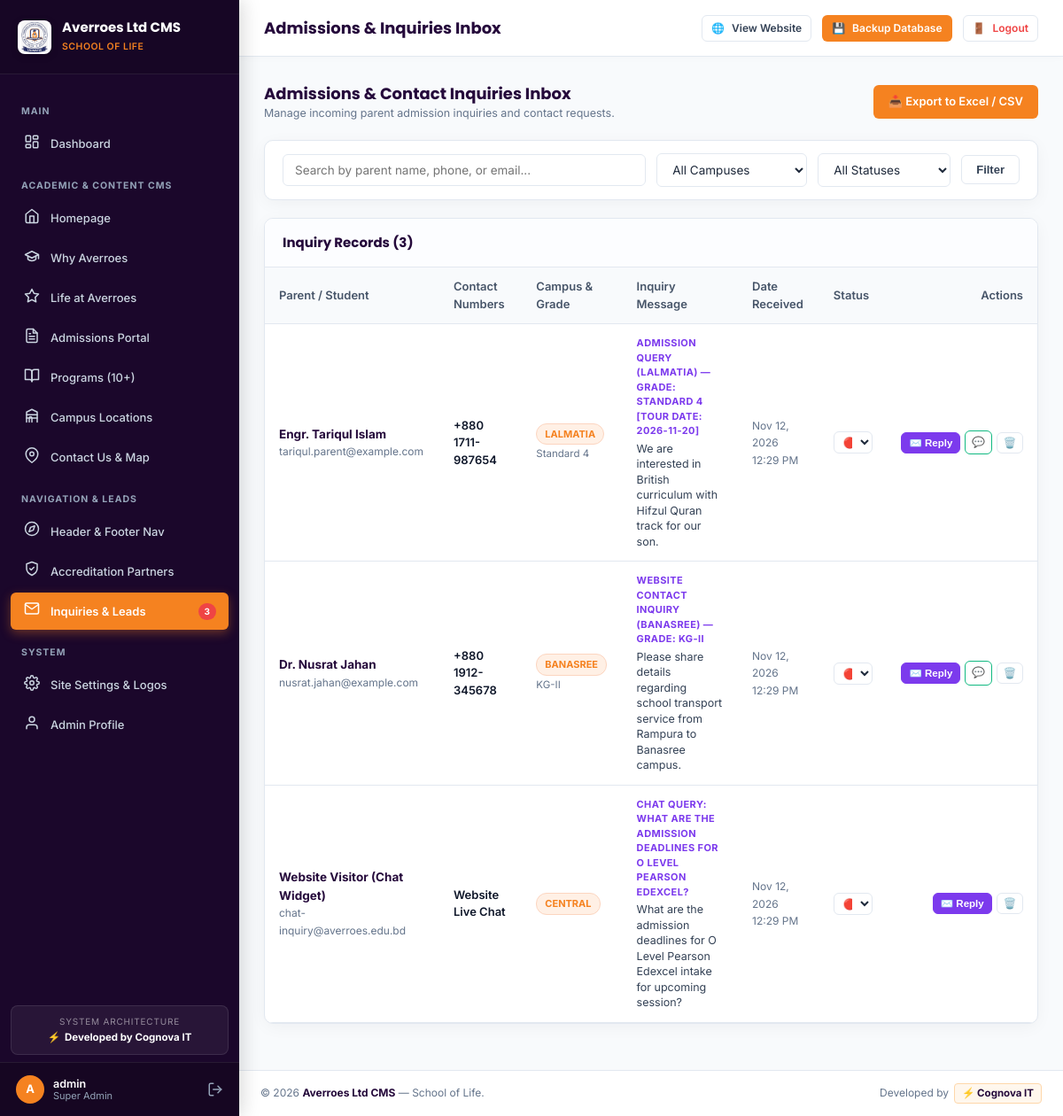
The app's page /admin/inquiries.php (signed in) with its own data.
### tables this page shows
CREATE TABLE `contact_inquiries` (
  `id` int(10) unsigned NOT NULL AUTO_INCREMENT,
  `name` varchar(150) NOT NULL,
  `email` varchar(150) NOT NULL,
  `phone` varchar(50) NOT NULL,
  `campus` varchar(50) NOT NULL DEFAULT 'general',
  `grade` varchar(50) DEFAULT NULL,
  `subject` varchar(255) DEFAULT NULL,
  `message` text NOT NULL,
  `reply_message` text DEFAULT NULL,
  `replied_at` datetime DEFAULT NULL,
  `replied_by` varchar(100) DEFAULT NULL,
  `status` enum('new','contacted','enrolled','archived') NOT NULL DEFAULT 'new',
  `ip_address` varchar(45) DEFAULT NULL,
  `created_at` datetime NOT NULL DEFAULT current_timestamp(),
  PRIMARY KEY (`id`),
  KEY `idx_inq_status` (`status`,`created_at`)
);

### admin/inquiries.php (the view, shortened to what this page needs)
<?php
require_once __DIR__ . '/includes/auth.php';
$searchQuery = trim($_GET['q'] ?? '');
$params = [];
$sql = "SELECT * FROM contact_inquiries";
$sql .= " ORDER BY created_at DESC";
$inquiries = [];
if ($pdo !== null) {
    try {
        $stmt = $pdo->prepare($sql);
        $stmt->execute($params);
        $inquiries = $stmt->fetchAll(PDO::FETCH_ASSOC);
    } catch (Throwable $e) {
        error_log('[Inquiries Fetch] ' . $e->getMessage());
    }
}
require_once __DIR__ . '/includes/header.php';
?>
<div style="display:flex; justify-content:space-between; align-items:center; margin-bottom:20px;">
    <div>
        <h2 style="font-family:'Poppins',sans-serif; font-size:18px; color:var(--adm-primary); font-weight:700;">
            Admissions & Contact Inquiries Inbox
        </h2>
        <p style="font-size:12.5px; color:#64748B;">Manage incoming parent admission inquiries and contact requests.</p>
    </div>
    <div style="display:flex; gap:10px;">
        <a href="inquiries.php?action=export_csv" class="adm-btn adm-btn-primary">
            📥 Export to Excel / CSV
        </a>
    </div>
</div>
<div class="adm-card" style="margin-bottom:20px;">
    <div class="adm-card-body" style="padding:14px 20px;">
        <form method="GET" action="" style="display:flex; flex-wrap:wrap; gap:12px; align-items:center;">
            <div style="flex:1; min-width:200px;">
                <input type="text" name="q" class="adm-input" placeholder="Search by parent name, phone, or email..." value="<?= htmlspecialchars($searchQuery) ?>">
            </div>
            <div>
                <select name="campus" class="adm-select" style="width:170px;">
                    <option value="">All Campuses</option>
                </select>
            </div>
            <div>
                <select name="status" class="adm-select" style="width:150px;">
                    <option value="">All Statuses</option>
                </select>
            </div>
            <div>
                <button type="submit" class="adm-btn adm-btn-secondary">Filter</button>
            </div>
        </form>
    </div>
</div>
<div class="adm-card">
    <div class="adm-card-header">
        <div class="adm-card-title">
            <span>Inquiry Records (<?= count($inquiries) ?>)</span>
        </div>
    </div>
    <div class="adm-card-body" style="padding:0;">
        <div class="adm-table-wrap">
            <table class="adm-table">
                <thead>
                    <tr>
                        <th>Parent / Student</th>
                        <th>Contact Numbers</th>
                        <th>Campus & Grade</th>
                        <th>Inquiry Message</th>
                        <th>Date Received</th>
                        <th>Status</th>
                        <th style="width:100px; text-align:right;">Actions</th>
                    </tr>
                </thead>
                <tbody>
                    <?php if (empty($inquiries)): ?>
                        <tr><td colspan="7" style="text-align:center; padding:28px; color:#94A3B8;">No inquiry records found matching criteria.</td></tr>
                    <?php else: ?>
                        <?php foreach ($inquiries as $inq): ?>
                            <tr>
                                <td>
                                    <strong style="color:var(--adm-primary); font-size:13.5px;"><?= htmlspecialchars($inq['name']) ?></strong><br>
                                    <span style="font-size:12px; color:#64748B;"><?= htmlspecialchars($inq['email']) ?></span>
                                </td>
                                <td>
                                    <span style="font-size:13px; font-weight:600; color:#0F172A;"><?= htmlspecialchars($inq['phone']) ?></span>
                                </td>
                                <td>
                                    <span class="adm-pill orange"><?= htmlspecialchars(ucfirst($inq['campus'])) ?></span>
                                    <?php if (!empty($inq['grade'])): ?>
                                        <div style="font-size:11.5px; color:#64748B; margin-top:2px;"><?= htmlspecialchars($inq['grade']) ?></div>
                                    <?php endif; ?>
                                </td>
                                <td>
                                    <?php if (!empty($inq['subject'])): ?>
                                        <div style="font-size:11px; font-weight:700; color:#7C3AED; text-transform:uppercase; letter-spacing:0.4px; margin-bottom:3px;"><?= htmlspecialchars($inq['subject']) ?></div>
                                    <?php endif; ?>
                                    <p style="font-size:12.5px; color:#334155; line-height:1.4; max-width:320px; word-break:break-word; margin:0;"><?= nl2br(htmlspecialchars($inq['message'])) ?></p>
                                </td>
                                <td>
                                    <span style="font-size:12px; color:#64748B;"><?= date('M d, Y', strtotime($inq['created_at'])) ?><br><?= date('h:i A', strtotime($inq['created_at'])) ?></span>
                                </td>
                                <td>
                                    <form method="POST" action="" style="display:inline;">
                                        <select name="status" class="adm-select" style="padding:3px 6px; font-size:12px;" onchange="this.form.submit()">
                                            <option value="new" <?= ($inq['status'] === 'new') ? 'selected' : '' ?>>🔴 New</option>
                                        </select>
                                    </form>
                                </td>
                                <td style="text-align:right; white-space:nowrap;">
                                    <div style="display:flex; gap:5px; justify-content:flex-end; align-items:center;">
                                        <button type="button"
                                                class="adm-btn adm-btn-primary adm-btn-sm btn-open-reply"
                                                data-id="<?= $inq['id'] ?>"
                                                data-name="<?= htmlspecialchars($inq['name']) ?>"
                                                data-email="<?= htmlspecialchars($inq['email']) ?>"
                                                data-phone="<?= htmlspecialchars($inq['phone']) ?>"
                                                data-campus="<?= htmlspecialchars(ucfirst($inq['campus'])) ?>"
                                                data-subject="<?= htmlspecialchars($inq['subject'] ?? '') ?>"
                                                data-message="<?= htmlspecialchars($inq['message']) ?>"
                                                data-reply="<?= htmlspecialchars($inq['reply_message'] ?? '') ?>"
                                                style="background:#7C3AED; color:#fff; border-color:#7C3AED; padding:4px 8px; font-size:11.5px;"
                                                title="Reply to inquiry">
                                            ✉️ Reply
                                        </button>
                                        <?php
                                        $cleanPhone = preg_replace('/[^\d]/', '', $inq['phone']);
                                        if (strlen($cleanPhone) >= 10):
                                        ?>
                                            <a href="https://wa.me/<?= $cleanPhone ?>?text=<?= urlencode('Assalamu Alaikum ' . $inq['name'] . ', thank you for contacting Averroes International School regarding: ' . ($inq['subject'] ?? 'your inquiry')) ?>"
                                               target="_blank"
                                               rel="noopener"
                                               class="adm-btn adm-btn-secondary adm-btn-sm"
                                               style="color:#10B981; border-color:#10B981; padding:4px 7px; font-size:11.5px;"
                                               title="Chat via WhatsApp">
                                                💬
                                            </a>
                                        <?php endif; ?>
                                        <form method="POST" action="" style="display:inline;">
                                            <button type="submit" class="adm-btn adm-btn-secondary adm-btn-sm btn-confirm-delete" data-title="inquiry from <?= htmlspecialchars($inq['name']) ?>" style="color:#EF4444; padding:4px 7px; font-size:11.5px;">
                                                🗑️
                                            </button>
                                        </form>
                                    </div>
                                </td>
                            </tr>
                        <?php endforeach; ?>
                    <?php endif; ?>
                </tbody>
            </table>
        </div>
    </div>
</div>
<?php require_once __DIR__ . '/includes/footer.php'; ?>

### admin/css/admin.css (style rules this page uses)
:root { --adm-primary: #25093B; --adm-primary-light: #3D125E; --adm-primary-dark: #190529; --adm-accent: #F58220; --adm-accent-hover: #E07113; --adm-accent-tint: #FFF0E5; --adm-accent-border: #FCD5C0; --adm-sidebar-bg: #1B072B; --adm-sidebar-hover: #2B0C44; --adm-sidebar-active: #F58220; --adm-bg: #F8FAFC; --adm-card-bg: #FFFFFF; --adm-border: #E2E8F0; --adm-text: #1E293B; --adm-text-muted: #64748B; --adm-success: #10B981; --adm-success-tint: #ECFDF5; --adm-danger: #EF4444; --adm-danger-tint: #FEF2F2; --adm-warning: #F59E0B; --adm-warning-tint: #FFFBEB; --adm-info: #0284C7; --adm-info-tint: #F0F9FF; --adm-radius: 10px; --adm-radius-sm: 6px; --adm-shadow: 0 4px 20px -2px rgba(15, 23, 42, 0.05); --adm-shadow-md: 0 10px 25px -3px rgba(15, 23, 42, 0.08); }
* { box-sizing: border-box; margin: 0; padding: 0; }
body { font-family: 'Inter', -apple-system, BlinkMacSystemFont, 'Segoe UI', Roboto, sans-serif; background-color: var(--adm-bg); color: var(--adm-text); font-size: 14px; line-height: 1.5; display: flex; min-height: 100vh; }
.adm-card { background: var(--adm-card-bg); border-radius: var(--adm-radius); border: 1px solid var(--adm-border); box-shadow: var(--adm-shadow); margin-bottom: 24px; overflow: hidden; }
.adm-card-header { padding: 16px 20px; border-bottom: 1px solid var(--adm-border); display: flex; align-items: center; justify-content: space-between; background: #FCFDFF; }
.adm-card-title { font-family: 'Poppins', sans-serif; font-size: 15px; font-weight: 700; color: var(--adm-primary); display: flex; align-items: center; gap: 8px; }
.adm-card-body { padding: 22px 24px; }
.adm-input, .adm-select, .adm-textarea { width: 100%; padding: 9px 13px; font-size: 13.5px; font-family: inherit; color: var(--adm-text); background: #FFFFFF; border: 1px solid var(--adm-border); border-radius: var(--adm-radius-sm); outline: none; transition: border-color 0.15s ease, box-shadow 0.15s ease; }
.adm-btn { display: inline-flex; align-items: center; justify-content: center; gap: 8px; padding: 8px 16px; font-size: 13px; font-weight: 600; border-radius: var(--adm-radius-sm); border: 1px solid transparent; cursor: pointer; text-decoration: none; transition: all 0.15s ease; }
.adm-btn-primary { background: var(--adm-accent); color: #FFFFFF; }
.adm-btn-secondary { background: #FFFFFF; color: #334155; border-color: var(--adm-border); }
.adm-btn-sm { padding: 5px 10px; font-size: 12px; }
.adm-table-wrap { overflow-x: auto; }
.adm-table { width: 100%; border-collapse: collapse; font-size: 13px; }
.adm-table th { background: #F8FAFC; padding: 12px 16px; font-weight: 600; text-align: left; color: #475569; border-bottom: 1px solid var(--adm-border); }
.adm-table td { padding: 13px 16px; border-bottom: 1px solid var(--adm-border); vertical-align: middle; }
.adm-pill { display: inline-block; padding: 3px 9px; font-size: 11px; font-weight: 700; border-radius: 12px; text-transform: uppercase; }
.adm-pill.orange { background: var(--adm-accent-tint); color: var(--adm-accent); border: 1px solid var(--adm-accent-border); }

### records on screen
contact_inquiries: name "Engr. Tariqul Islam", email "tariqul.parent@example.com", phone "+880 1711-987654", campus "LALMATIA", grade "Standard 4", subject "ADMISSION QUERY (LALMATIA) — GRADE: STANDARD 4 [TOUR DATE: 2026-11-20]", message "We are interested in British curriculum with Hifzul Quran track for our son.", created_at "Nov 12, 2026", created_at "12:29 PM", status "🔴 New"
contact_inquiries: name "Dr. Nusrat Jahan", email "nusrat.jahan@example.com", phone "+880 1912-345678", campus "BANASREE", grade "KG-II", subject "WEBSITE CONTACT INQUIRY (BANASREE) — GRADE: KG-II", message "Please share details regarding school transport service from Rampura to Banasree campus.", created_at "Nov 12, 2026", created_at "12:29 PM", status "🔴 New"
contact_inquiries: name "Website Visitor (Chat Widget)", email "chat-inquiry@averroes.edu.bd", phone "Website Live Chat", campus "CENTRAL", subject "CHAT QUERY: WHAT ARE THE ADMISSION DEADLINES FOR O LEVEL PEARSON EDEXCEL?", message "What are the admission deadlines for O Level Pearson Edexcel intake for upcoming session?", created_at "Nov 12, 2026", created_at "12:29 PM", status "🔴 New"

### other values on screen
$countInquiries "3"
substr($adminUsername, 0, 1) "A"
$adminUsername "admin"
$pageTitle "Admissions & Inquiries Inbox"
count($inquiries) "3"
